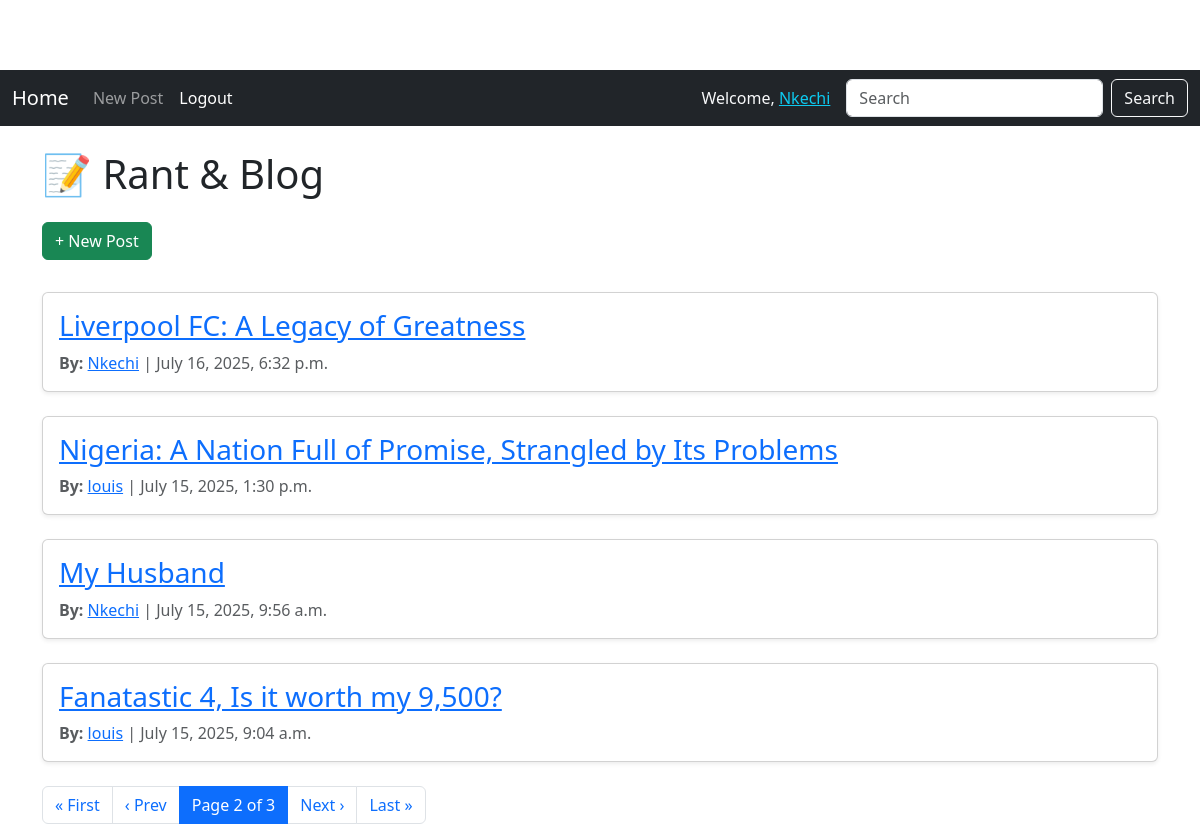
The app's page /?page=2 (signed in) with its own data.
### blog/models.py (models this page shows, shortened)
class Post(models.Model):
    title = models.CharField(max_length=200)
    body = models.TextField()
    author = models.ForeignKey(User, on_delete=models.CASCADE)
    created_at = models.DateTimeField(auto_now_add=True) #Timestamp when post is created.
    updated_at = models.DateTimeField(auto_now=True) #Updates whenever post is edited.
    image = models.ImageField(upload_to='article_images/', blank=True, null=True)

### blog/views.py (the view)
# urls.py: path('', views.post_list, name='post_list'), #list view
def post_list(request):
    query = request.GET.get('q')
    posts = Post.objects.all()
    if query:
        posts = posts.filter(
            Q(title__icontains=query) | Q(body__icontains=query)
        )
    posts = posts.order_by('-created_at')  # Sort before pagination
    paginator = Paginator(posts, 4)
    page_number = request.GET.get('page')
    page_obj = paginator.get_page(page_number)
    return render(request, 'blog/post_list.html', {'page_obj': page_obj, 'query': query})

### blog/templates/blog/post_list.html (shortened to what this page needs)
{% extends 'blog/base.html' %}
{% block content %}
<h1 class="mb-4">📝 Rant & Blog </h1>
{% if user.is_authenticated %}
    <p>
        <a class="btn btn-success mb-3" href="{% url 'post_create' %}">+ New Post</a>
    </p>
{% else %}
    <p>
        <a href="{% url 'login' %}">Login</a> to create a post.
    </p>
{% endif %}
{% for post in page_obj %}
    <div class="card mb-4 shadow-sm">
        <div class="card-body">
            <h3 class="card-title">
                <a href="{% url 'post_detail' pk=post.pk %}">{{ post.title }}</a>
            </h3>
            <p class="card-text text-muted">
                <strong>By:</strong>
                <a href="{% url 'user_profile' username=post.author.username %}">{{ post.author.username }}</a>
                | {{ post.created_at }}
            </p>
        </div>
    </div>
{% empty %}
    <p class="text-danger">No posts found{{ request.GET.q|yesno:", matching your search." }}</p>
{% endfor %}
<div class="pagination mt-4">
    <nav aria-label="Page navigation">
        <ul class="pagination justify-content-center">
            {% if page_obj.has_previous %}
                <li class="page-item">
                    <a class="page-link" href="?{% if request.GET.q %}q={{ request.GET.q }}&{% endif %}page=1">« First</a>
                </li>
                <li class="page-item">
                    <a class="page-link" href="?{% if request.GET.q %}q={{ request.GET.q }}&{% endif %}page={{ page_obj.previous_page_number }}">‹ Prev</a>
                </li>
            {% endif %}
            <li class="page-item active">
                <span class="page-link">
                    Page {{ page_obj.number }} of {{ page_obj.paginator.num_pages }}
                </span>
            </li>
            {% if page_obj.has_next %}
                <li class="page-item">
                    <a class="page-link" href="?{% if request.GET.q %}q={{ request.GET.q }}&{% endif %}page={{ page_obj.next_page_number }}">Next ›</a>
                </li>
                <li class="page-item">
                    <a class="page-link" href="?{% if request.GET.q %}q={{ request.GET.q }}&{% endif %}page={{ page_obj.paginator.num_pages }}">Last »</a>
                </li>
            {% endif %}
        </ul>
    </nav>
</div>
{% endblock %}

### blog/templates/blog/base.html (shortened to what this page needs)
<!DOCTYPE html>
<html lang="en">
<head>
    <link href="https://cdn.jsdelivr.net/npm/bootstrap@5.3.2/dist/css/bootstrap.min.css" rel="stylesheet">
</head>
<body>
    <nav class="navbar navbar-expand-lg navbar-dark bg-dark mb-4 sticky-top">
      <div class="container-fluid">
        <a class="navbar-brand" href="{% url 'post_list' %}">Home</a>
        <div class="collapse navbar-collapse" id="navbarResponsive">
          <ul class="navbar-nav me-auto mb-2 mb-lg-0">
            {% if user.is_authenticated %}
            <li class="nav-item">
              <a class="nav-link" href="{% url 'post_create' %}">New Post</a>
            </li>
            <li class="nav-item">
              <li class="nav-item">
                <form method="post" action="{% url 'logout' %}">
                  <button type="submit" class="btn nav-link text-white border-0 bg-transparent" style="cursor: pointer; padding-top: 8px;">
                    Logout
                  </button>
                </form>
              </li>
            </li>
            {% endif %}
          </ul>
          {% if user.is_authenticated %}
          <span class="navbar-text text-light me-3">
            Welcome, <a class="text-info text-decoration-underline" href="{% url 'user_profile' user.username %}">{{ user.username }}</a>
          </span>
          {% endif %}
          <form method="get" action="{% url 'post_list' %}" class="d-flex" role="search">
            <input class="form-control me-2" type="search" name="q" placeholder="Search" value="{{ request.GET.q }}">
            <button class="btn btn-outline-light" type="submit">Search</button>
          </form>
        </div>
      </div>
    </nav>
    <div class="container">
        {% block content %}{% endblock %}
    </div>
</body>
</html>

### blog/templates/blog/base.html (style rules this page uses)
body { padding-top: 70px; }

### records on screen
Post: title "Liverpool FC: A Legacy of Greatness", author.username "Nkechi", created_at "July 16, 2025, 6:32 p.m."
Post: title "Nigeria: A Nation Full of Promise, Strangled by Its Problems", author.username "louis", created_at "July 15, 2025, 1:30 p.m."
Post: title "My Husband", author.username "Nkechi", created_at "July 15, 2025, 9:56 a.m."
Post: title "Fanatastic 4, Is it worth my 9,500?", author.username "louis", created_at "July 15, 2025, 9:04 a.m."

### other values on screen
{{ user.username }} "Nkechi"
{{ page_obj.number }} "2"
{{ page_obj.paginator.num_pages }} "3"
